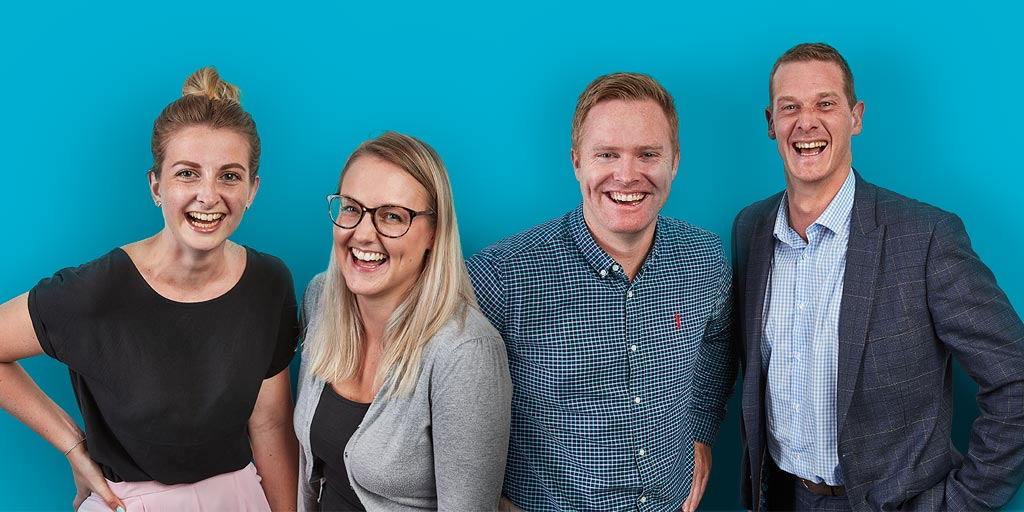
#> input picture scripts/image-recognition/images/3.jpg, 1024 x 512 px, found by its file name
$ python simple-detect-faces.py
#> lines starting #> are read from the running program, lines starting #| are printed output that depends on the picture; after the words box and inside, x2 and y2 are one past the last pixel; in counts of white or black regions, pixels touching at a corner belong together
import cv2

PATH_TO_CASCADE_XML = '../opencv/data/haarcascades/haarcascade_frontalcatface.xml'
IMG_PATH = '../images/3.jpg'

# Load Algorithm
loadAlgorithm = cv2.CascadeClassifier(PATH_TO_CASCADE_XML)

# Load image
image = cv2.imread(IMG_PATH)
#> image is the input picture: shape (512, 1024, 3); mean B, G, R 134, 119.1, 61.6

# Convert image to gray scale
imageGray = cv2.cvtColor(image, cv2.COLOR_RGB2GRAY)
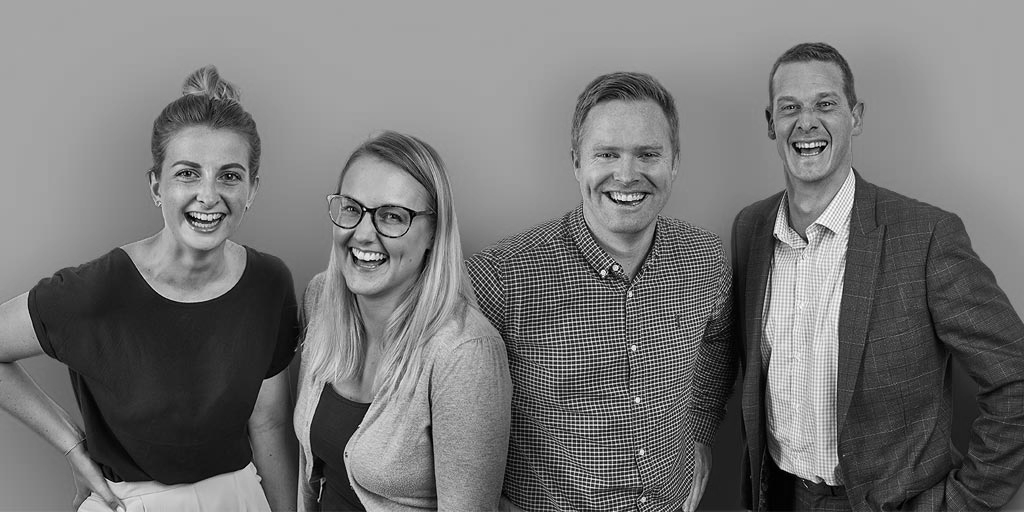
#> imageGray: shape (512, 1024); min 0, max 254, mean 117

faces = loadAlgorithm.detectMultiScale(imageGray, scaleFactor=1.02, minNeighbors=3, minSize=(35, 35))
#> faces = [[163, 129, 95, 95]]

print(faces)
#| [[163 129  95  95]]

for(x, y, width, height) in faces:
    cv2.rectangle(image, (x, y), (x + width, y+height), (255, 0, 255), 2)
#> this loop made 1 pass
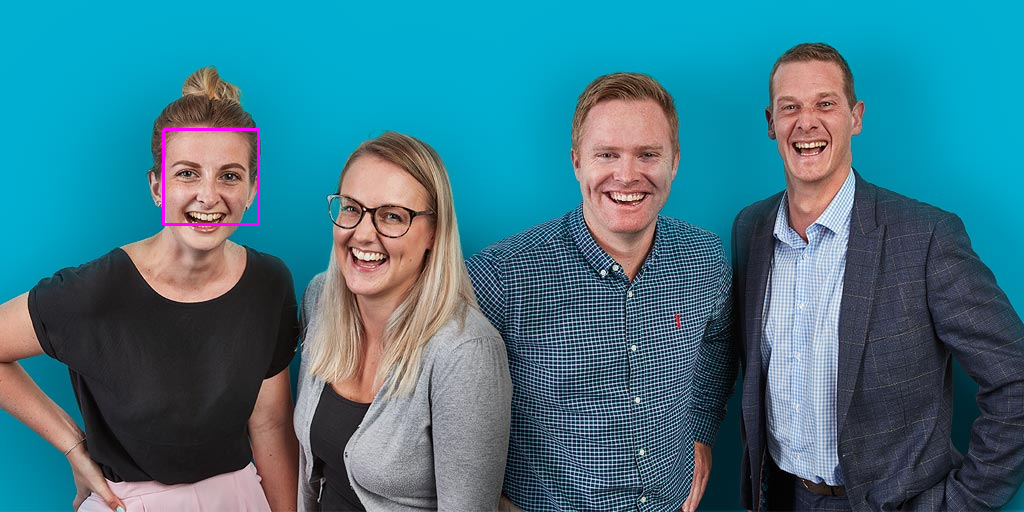
#> image: shape (512, 1024, 3); 0.22% of pixels changed, all inside (x1, y1, x2, y2) = (162, 128, 260, 226)


cv2.imshow("Faces", image)


cv2.waitKey()

$ run again, with scripts/image-recognition/images/1.jpg copied over scripts/image-recognition/images/3.jpg
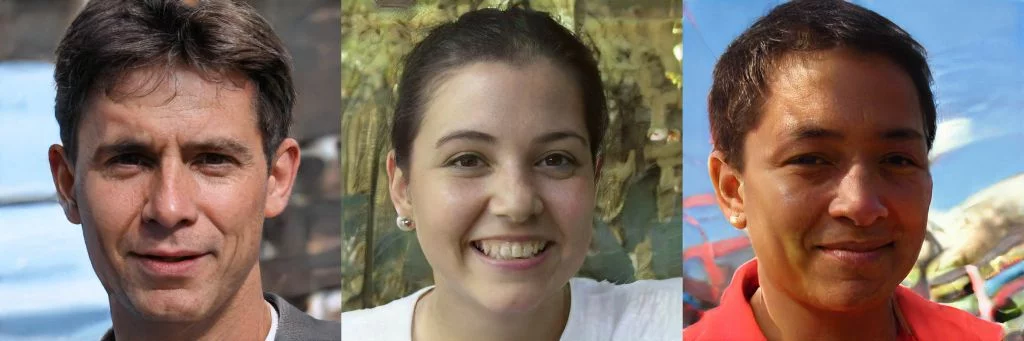
#> input picture scripts/image-recognition/images/1.jpg, 1024 x 341 px, found by its file name
#> image is the input picture: shape (341, 1024, 3); mean B, G, R 102.7, 111.9, 128.9
#> `imageGray = cv2.cvtColor(image, cv2.COLOR_RGB2GRAY)`:
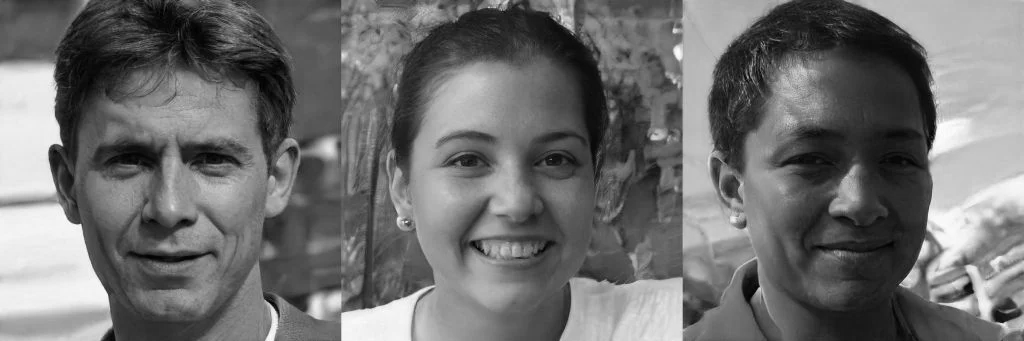
#> imageGray: shape (341, 1024); min 0, max 255, mean 111.1
#> faces = [[429, 74, 173, 173], [60, 69, 215, 215]]
#| [[429  74 173 173]
#|  [ 60  69 215 215]]
#> the loop `for(x, y, width, height) in faces:` made 2 passes
#> after the loop `for(x, y, width, height) in faces:`:
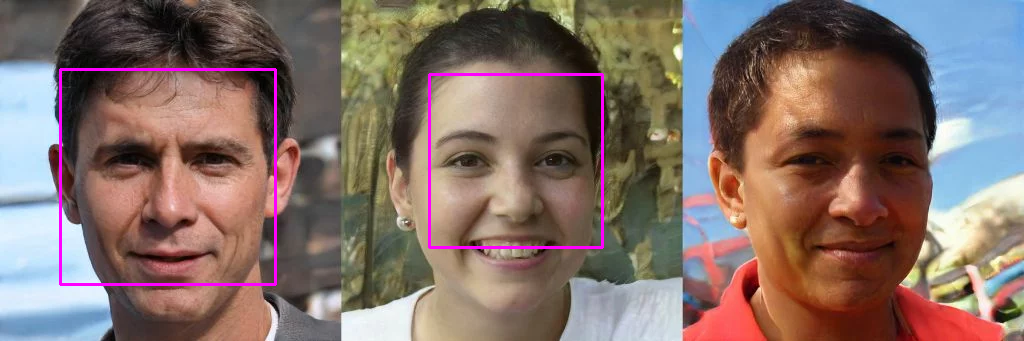
#> image: shape (341, 1024, 3); 1.33% of pixels changed, all inside (x1, y1, x2, y2) = (59, 68, 604, 286)

$ run again, with scripts/image-recognition/images/4.jpg copied over scripts/image-recognition/images/3.jpg
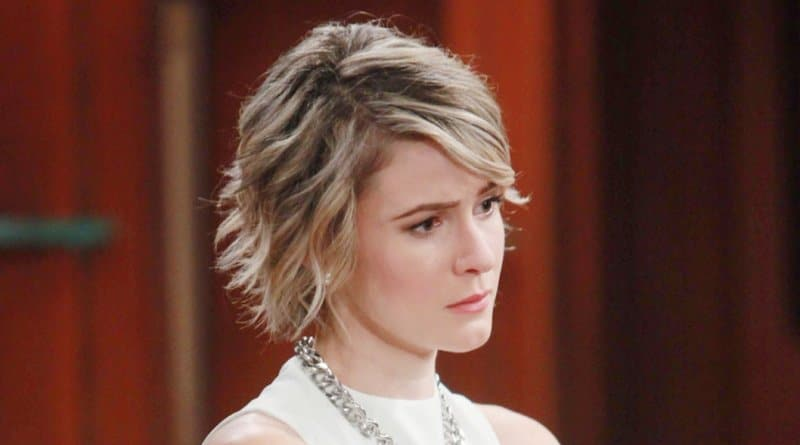
#> input picture scripts/image-recognition/images/4.jpg, 800 x 445 px, found by its file name
#> image is the input picture: shape (445, 800, 3); mean B, G, R 53, 63.2, 103
#> `imageGray = cv2.cvtColor(image, cv2.COLOR_RGB2GRAY)`:
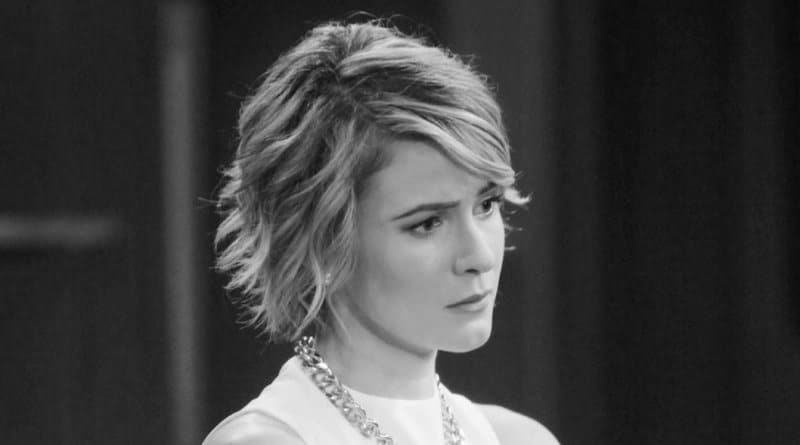
#> imageGray: shape (445, 800); min 9, max 254, mean 64.7
#> faces = [[238, 223, 55, 55], [260, 240, 88, 88]]
#| [[238 223  55  55]
#|  [260 240  88  88]]
#> the loop `for(x, y, width, height) in faces:` made 2 passes
#> after the loop `for(x, y, width, height) in faces:`:
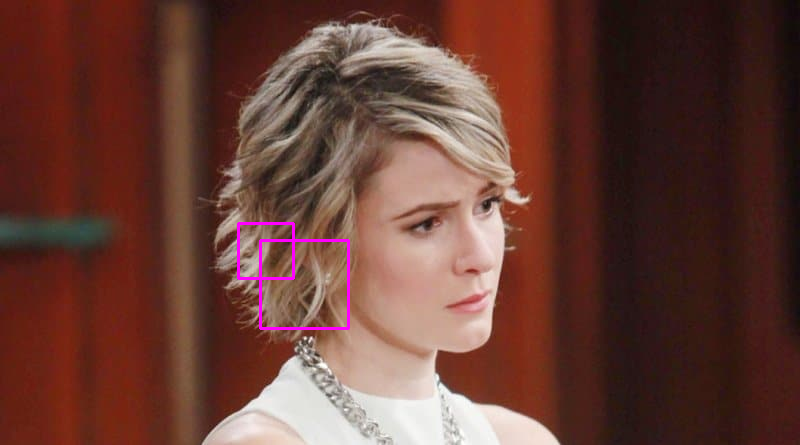
#> image: shape (445, 800, 3); 0.47% of pixels changed, all inside (x1, y1, x2, y2) = (237, 222, 350, 330)
